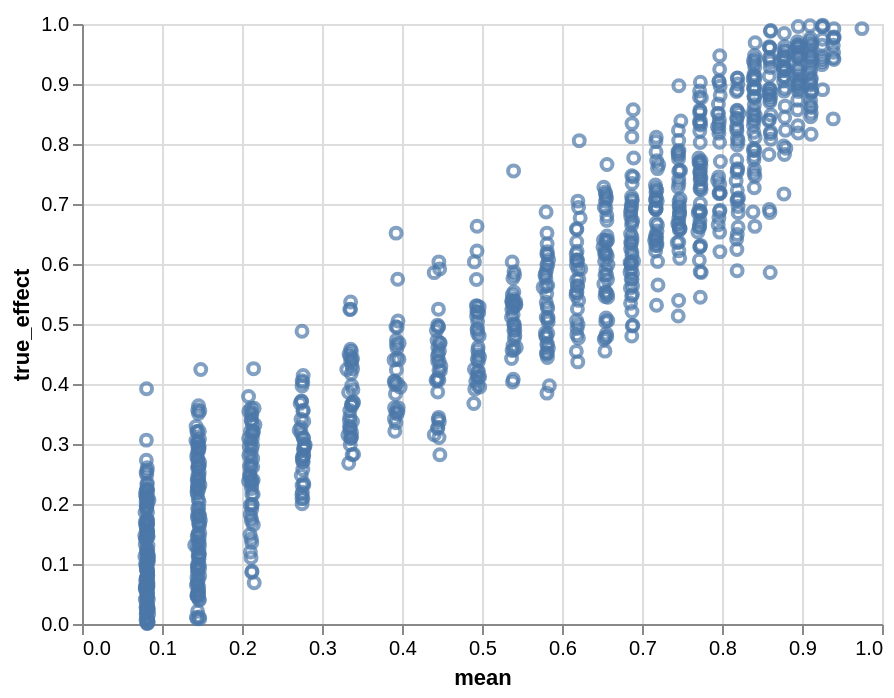

Here is the notebook cell this chart was saved with:
### Code cell
alt.Chart(user_effects).mark_point().encode(x='mean', y='true_effect')

### Figure 1 — Vega-Lite specification as saved in the notebook (floating-point values rounded to 4 significant figures; data arrays with more than 128 entries replaced by an {"elided": "..."} marker saying what was removed)
{"config": {"view": {"continuousWidth": 400, "continuousHeight": 300}}, "data": {"name": "data-401d32b394d55e2d0ce706b0ae05c94f"}, "mark": "point", "encoding": {"x": {"field": "mean", "type": "quantitative"}, "y": {"field": "true_effect", "type": "quantitative"}}, "$schema": "https://vega.github.io/schema/vega-lite/v4.17.0.json", "datasets": {"data-401d32b394d55e2d0ce706b0ae05c94f": {"elided": "1000 records"}}}
